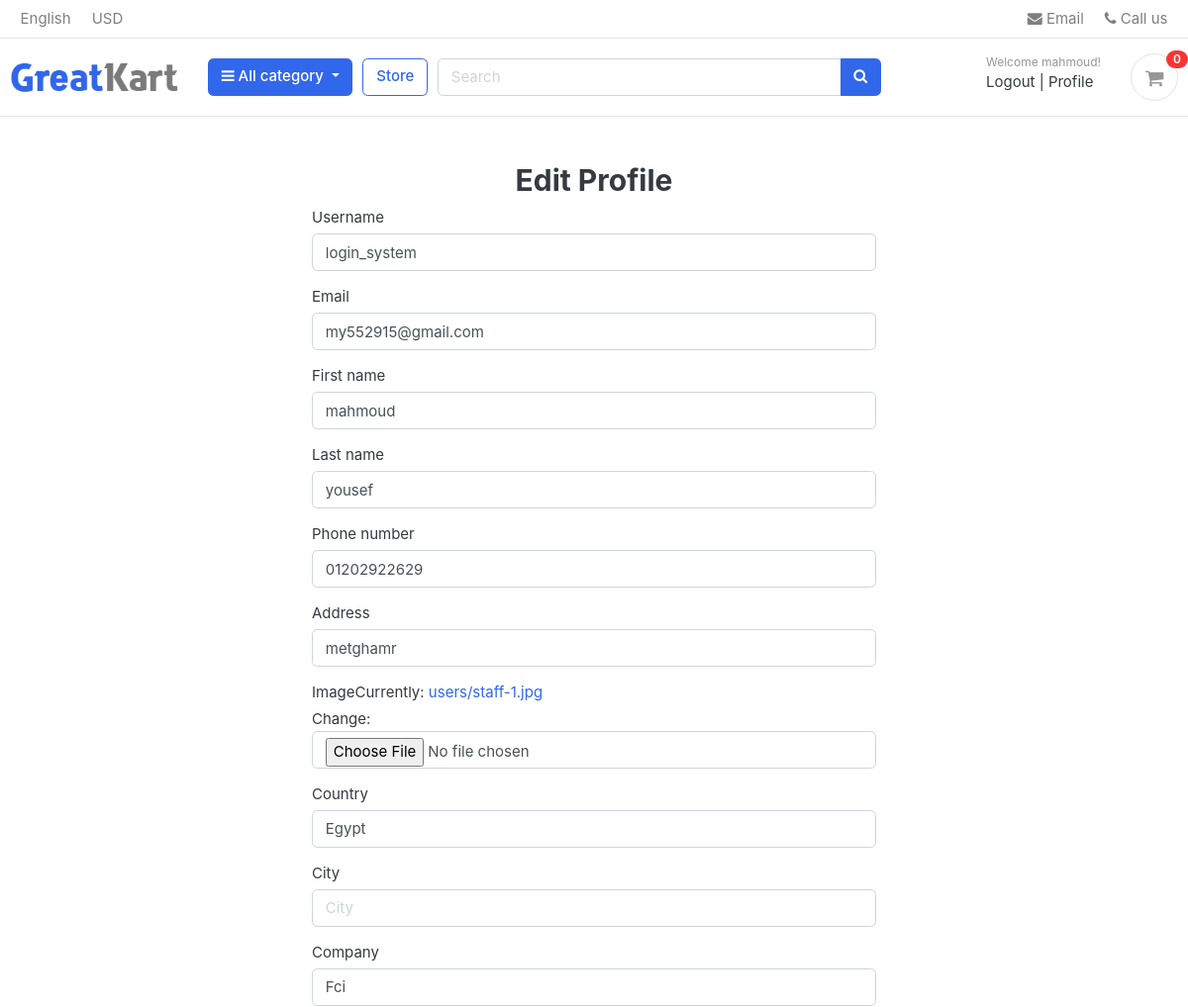
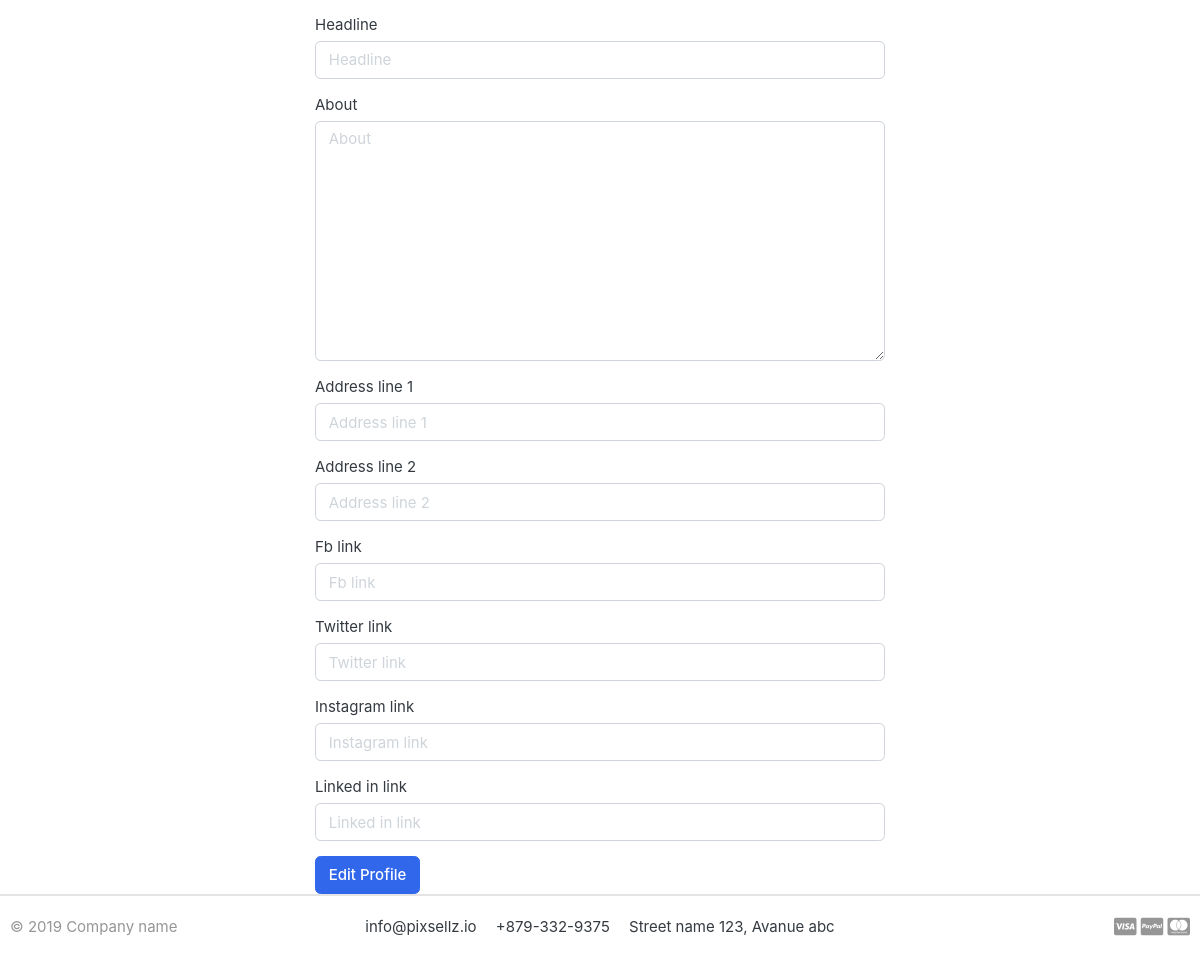
The app's page /accounts/profile/edit/ (signed in), older data (2 pictures, top to bottom).
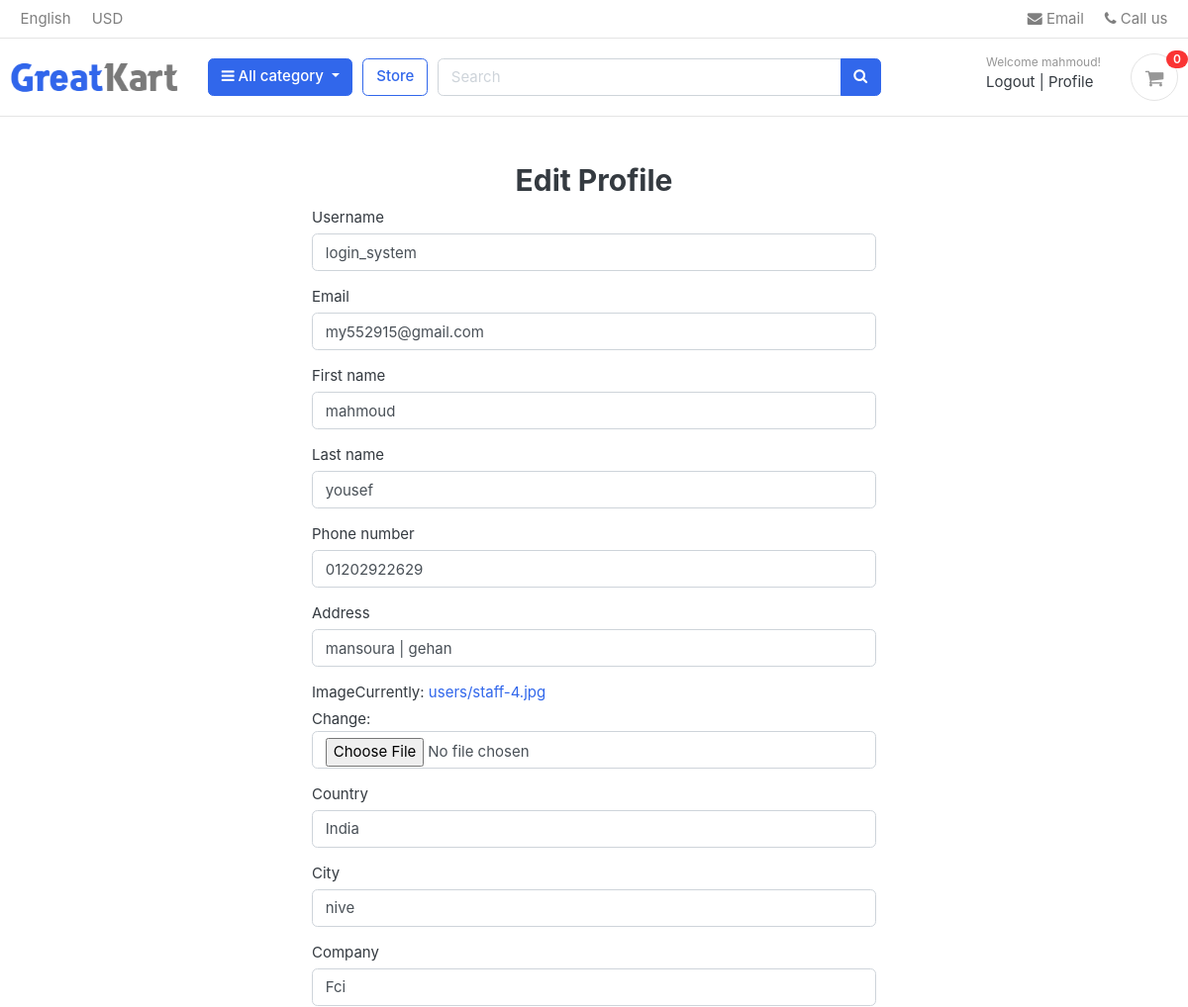
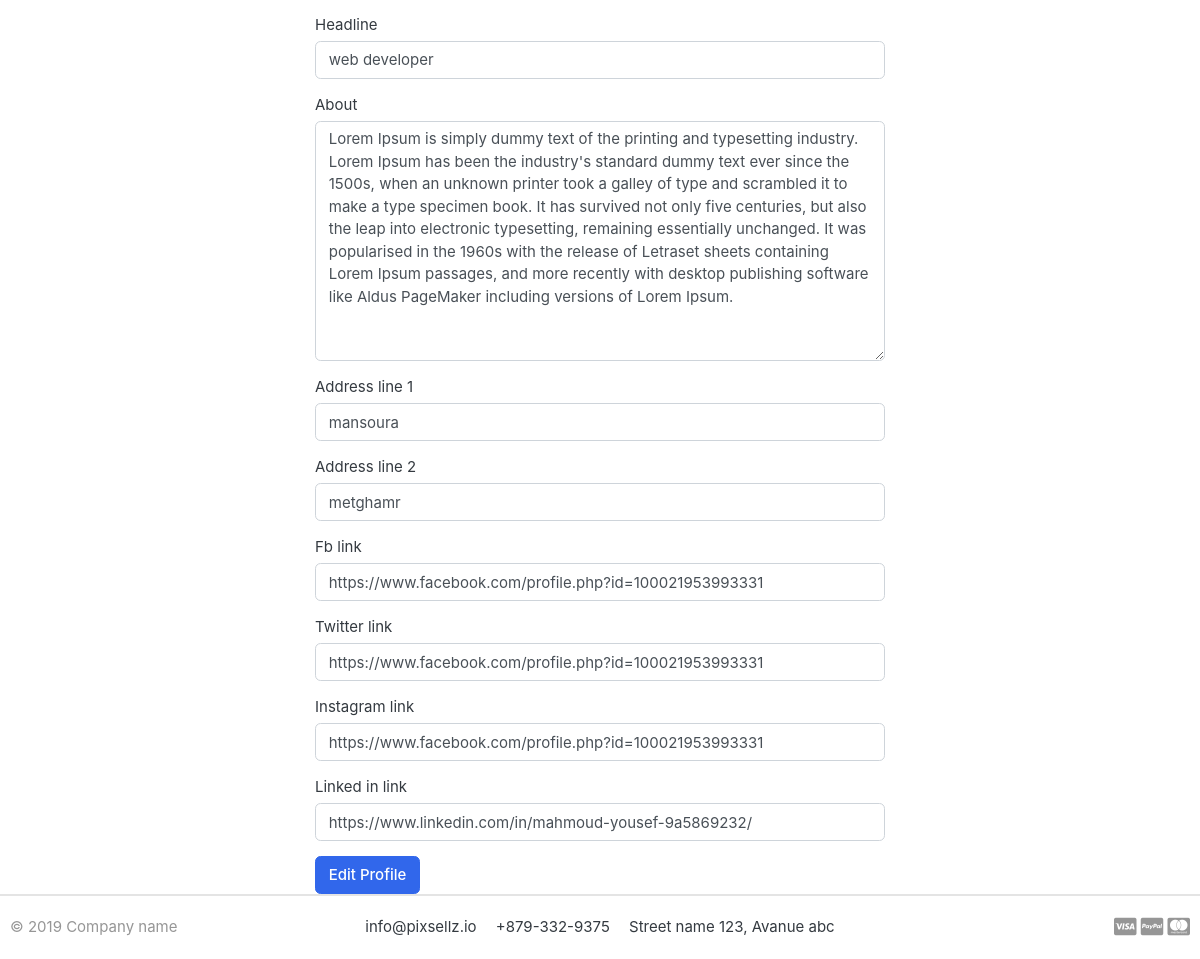
The same page, newer data (2 pictures, top to bottom).
### accounts/models.py (models this page shows, shortened)
class Profile(models.Model):
    user = models.OneToOneField(Account,on_delete=models.CASCADE)
    full_name = models.CharField(max_length=50, null= True)
    phone_number = models.CharField(max_length=20)
    address = models.CharField(max_length=50)
    image = models.ImageField(upload_to='users/')
    about = models.TextField(max_length=4000 , blank=True , null=True)
    country = models.CharField(max_length=50 ,blank=True, null=True)
    company = models.CharField(max_length=100 ,blank=True, null=True)
    address_line_1 = models.CharField( max_length=50 , blank=True)
    address_line_2 = models.CharField( max_length=50 , blank=True)
    fb_link = models.URLField( max_length=200 , blank=True , null=True)
    twitter_link = models.URLField( max_length=200, blank=True , null=True)
    instagram_link = models.URLField( max_length=200, blank=True , null=True)
    linked_in_link = models.URLField( max_length=200, blank=True , null=True)
    headline = models.CharField(max_length=50 , blank=True, null=True)
    city = models.CharField(max_length=50 ,blank=True, null=True)
    def full_name(self):
        return f'{self.user.first_name} {self.user.last_name}'

### accounts/views.py (the view)
# urls.py: path('profile/edit/' , views.edit_profile , name='edit_profile'),
def edit_profile(requset):
    profile = Profile.objects.get(user=requset.user)
    if requset.method == "POST":
        user_form = UserForm(requset.POST , instance=requset.user)
        profile_form = ProfileForm(requset.POST,requset.FILES,instance=profile)
        if user_form.is_valid() and profile_form.is_valid():
            user_form.save()
            myprofile = profile_form.save(commit=False)
            myprofile.user = requset.user
            myprofile.save()
            return redirect('/accounts/profile')
    else:
        user_form = UserForm(instance=requset.user)
        profile_form = ProfileForm(instance=profile)
    return render(requset,'accounts/profile_edit.html',{
        'user_form':user_form,
        'profile_form':profile_form
    })

### accounts/forms.py
class UserForm(forms.ModelForm):
    class Meta:
        model = Account
        fields = ['username','email','first_name','last_name',]

class ProfileForm(forms.ModelForm):
    class Meta:
        model = Profile
        fields = ['phone_number','address','image','country','city','company','headline','about','address_line_1','address_line_2','fb_link','twitter_link','instagram_link','linked_in_link']

### accounts/templates/accounts/profile_edit.html (shortened to what this page needs)
{% extends 'base.html' %}
{% load django_bootstrap5 %}
{% load static %}
{% block body %}
<div class="container">
    <div class="col-md-6 mx-auto mt-5">
        <h2 style="text-align:center;">Edit Profile</h2>
        <form method="POST" enctype="multipart/form-data">
            {% bootstrap_form user_form %}
            {% bootstrap_form profile_form %}
            {% bootstrap_button button_type="submit" content="Edit Profile" %}
        </form>
    </div>
</div>
{% endblock %}

Row changes from the older to the newer data that the page shows:
changed Profile "Fci": address "metghamr" → "mansoura | gehan"; country "Egypt" → "India"; city (not shown) → "nive"; headline (not shown) → "web developer"; about (not shown) → "Lorem Ipsum is simply dummy text of the printing and typesetting industry. Lorem Ipsum has been the industry's standard dummy text ever since the 1500s, when an unknown printer took a galley of type and scrambled it to make a type specimen book. It has survived not only five centuries, but also the leap into electronic typesetting, remaining essentially unchanged. It was popularised in the 1960s with the release of Letraset sheets containing Lorem Ipsum passages, and more recently with desktop publishing software like Aldus PageMaker including versions of Lorem Ipsum."; address_line_1 (not shown) → "mansoura"; address_line_2 (not shown) → "metghamr"; fb_link (not shown) → "https://www.facebook.com/profile.php?id=100021953993331"; twitter_link (not shown) → "https://www.facebook.com/profile.php?id=100021953993331"; instagram_link (not shown) → "https://www.facebook.com/profile.php?id=100021953993331"; linked_in_link (not shown) → "https://www.linkedin.com/in/mahmoud-yousef-9a5869232/"
Text that changed along with them:
text no longer shown: "Phone number Address Image Currently: users/staff-1.jpg Change: Country City Company Headline About Address line 1 Address line 2 Fb link Twitter link Instagram link Linked in link"
text now shown: "Phone number Address Image Currently: users/staff-4.jpg Change: Country City Company Headline About Address line 1 Address line 2 Fb link Twitter link Instagram link Linked in link"
